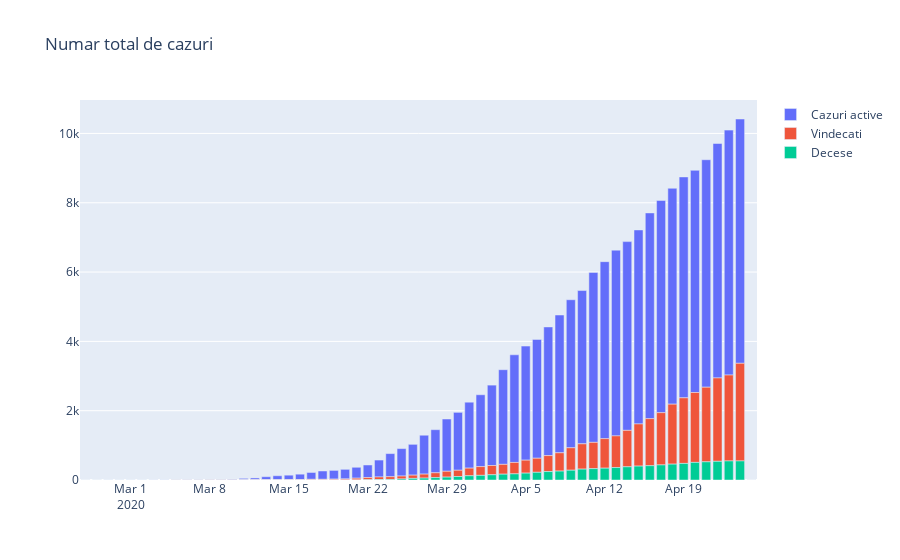

Here is the notebook cell this chart was saved with:
### Code cell
#Total cazuri
total = pacienti.merge(predictii, left_on='data', right_on='data', how='outer')
total = total.merge(decese, left_on='data', right_on='data', how='outer')
total = total.merge(vindecati, left_on='data', right_on='data', how='outer')
total = total.fillna(0)
total['removed_cumulat'] = total['decese_cumulat'] + total['vindecati_cumulat']
total['cazuri_active'] = total['cumulat'] - total['removed_cumulat']

x = total['data']
y1 = total['cumulat']
y2 = total['t1']

fig = go.Figure(data=[
    #go.Bar(name='Predictie', x=x, y=y2, offsetgroup=0),
    #go.Bar(name='Real', x=x, y=y1, offsetgroup=2),
    go.Bar(name='Cazuri active', x=x, y=total['cazuri_active'], offsetgroup=1, base=total['decese_cumulat']+total['vindecati_cumulat']),
    go.Bar(name='Vindecati', x=x, y=total['vindecati_cumulat'], offsetgroup=1, base=total['decese_cumulat']),
    go.Bar(name='Decese', x=x, y=total['decese_cumulat'], offsetgroup=1)
])

fig.update_layout(title="Numar total de cazuri")

fig.show()
#py.iplot(fig, filename="total_cazuri")
pio.write_html(fig, file='infectii_totale.html', auto_open=True)
